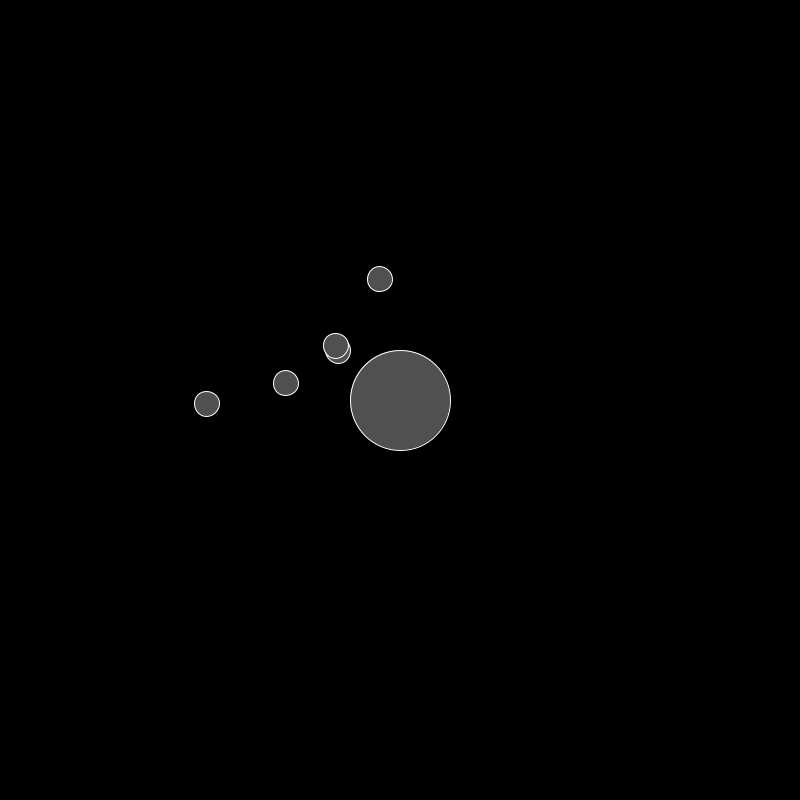
Frame 1 (no input)
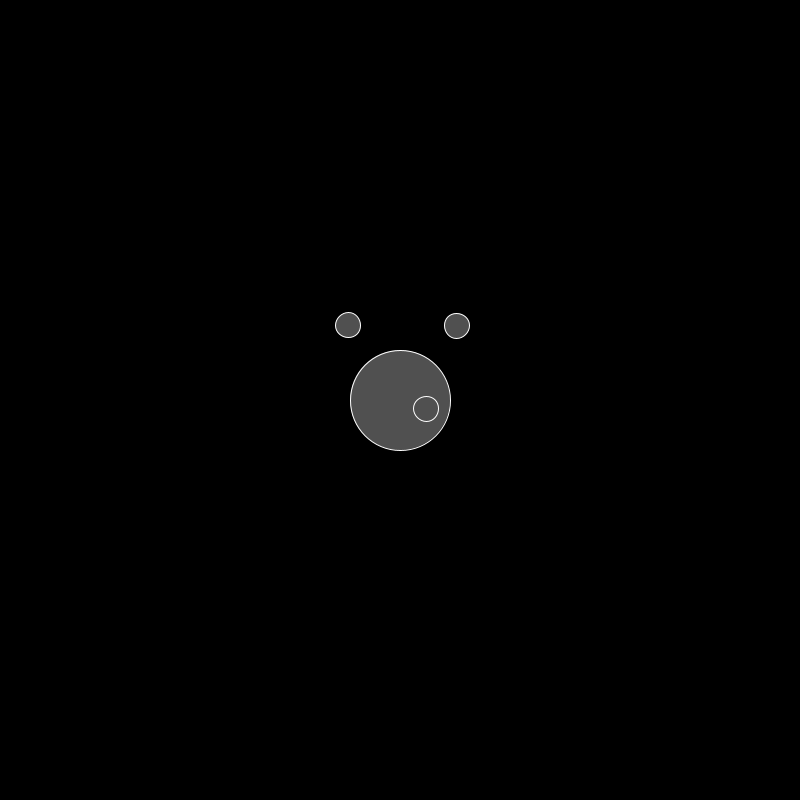
Frame 60 (the mouse pressed at the canvas centre just before this capture)
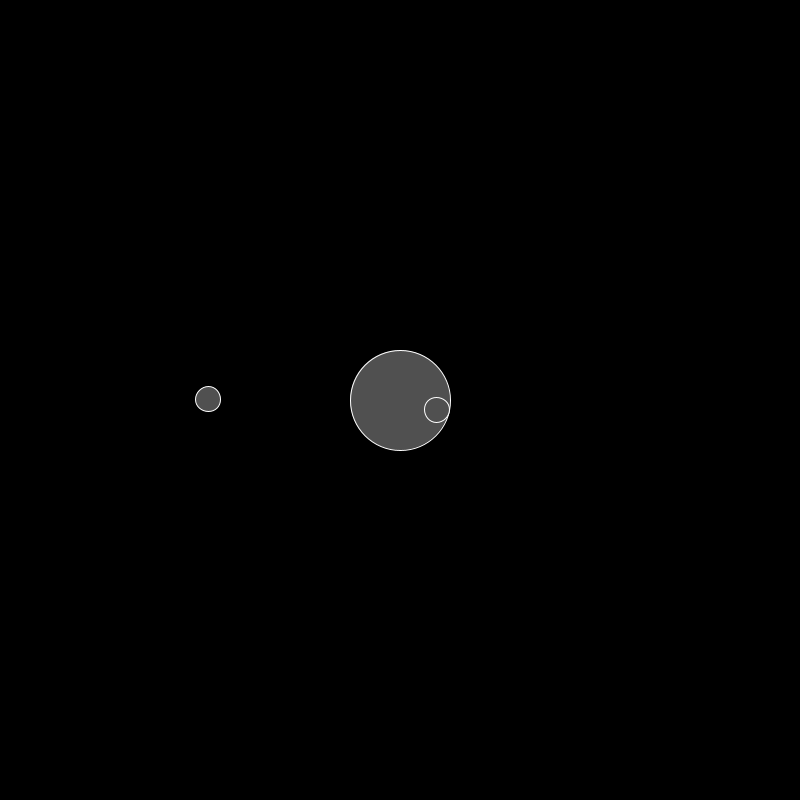
Frame 120 (the mouse held since frame 60 and released just before this capture)

The Processing sketch that drew these frames (run headless with seeded random() and noise(); from frame 60 on, the mouse is pressed at the canvas centre):

// Processing sketch: Planets
// ── Planets.pde
body b1 = new body(400, 200, 1, 25, 250, 0);
body sun = new body(400, 400, 330000, 100, 0, 0);
body[] b = new body[10];

void setup()
{
  size(800, 800);
  frameRate(60);
  fill(80);
  stroke(255);
  for(int i = 0; i < 10; i++)
  {
    float x = random(0, 400);
    b[i] = new body(200 + x, 200 + sqrt(40000 - x * x), 1, 25, 250, random(0, TWO_PI));
  }
}

void draw()
{
  background(0);
  sun.display();
  for(int i = 0; i < 10; i++)
  {
    b[i].computeAtraction(sun);
    b[i].move();
    b[i].display();
  }
}

void mousePressed()
{
  sun.x = mouseX;
  sun.y = mouseY;
}

// ── body.pde
class body
{
  float x, y, vx = 0, vy = 0, ax = 0, ay = 0, m, diameter;
  
  body(float tx, float ty, float tm, float td, float vel, float angle)
  {
    x = tx;
    y = ty;
    m = tm;
    diameter = td;
    vx = vel * cos(angle);
    vy = vel * sin(angle);
  }
  
  void computeAtraction(body b)
  {
    float G, Gx, Gy;
    float d = dist(x, y, b.x, b.y) / 250;
    G = m * b.m / pow(d, 2) / 1000;
    float dx = (b.x - x) / 250;
    float dy = (b.y - y) / 250;
    Gx = G * dx / d;
    Gy = G * dy / d;
    ax = Gx / m;
    ay = Gy / m;
  }
  
  void move()
  {
    vx += ax / frameRate;
    vy += ay / frameRate;
    x += vx / frameRate;
    y += vy / frameRate;
  }
  
  void display()
  {
    ellipse(x, y, diameter, diameter);
  }
}
